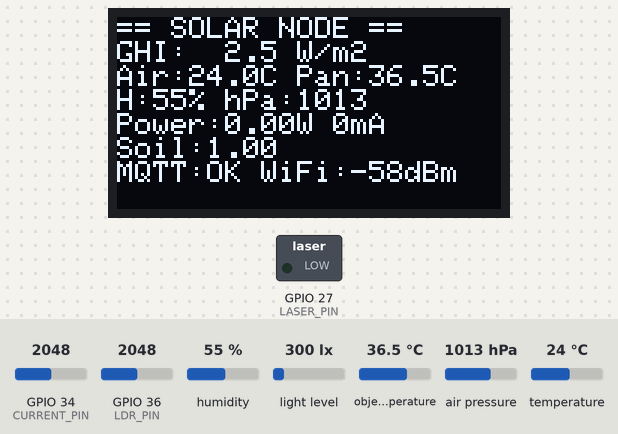
The sketch below on a simulated ESP32. Shown: 128×64 one-colour display, switched loads named in the sketch (green lamp = pin HIGH). Dashed ring = blinking. Inputs (shaded band) come from the test bench; at power-on: humidity 55 %, GPIO 34 (CURRENT_PIN) = 2048, light level 300 lx, object temperature 36.5 °C, air pressure 1013 hPa, GPIO 36 (LDR_PIN) = 2048, temperature 24 °C. WiFi joins after 1.5 s; servers stay silent unless stated; no MQTT or app messages arrive unless stated; what the sketch prints to the serial monitor is not drawn.

Above: at 6.2 s.
6.3 s: humidity set to 22 %
At 8.1 s:
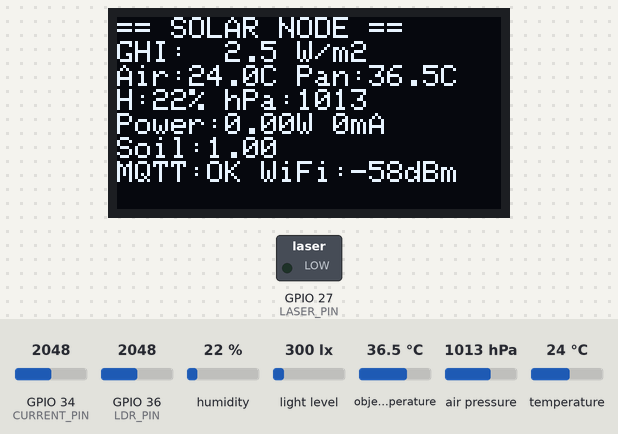
12.2 s: GPIO 34 (CURRENT_PIN) set to 2866
At 13.9 s:
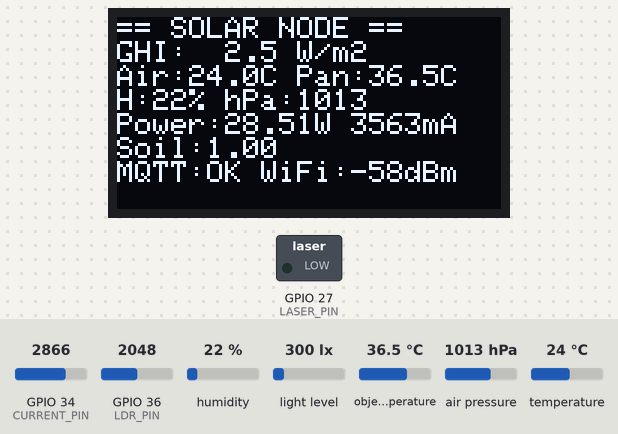
16.6 s: light level set to 40 lx
At 18.1 s:
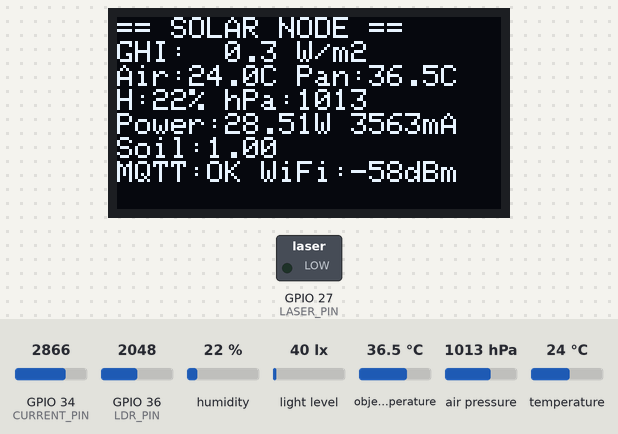
20.6 s: object temperature set to 20 °C
At 22.4 s:
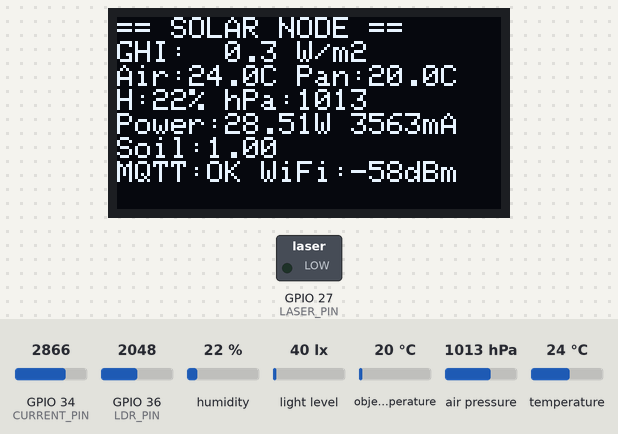
24.6 s: GPIO 34 (CURRENT_PIN) set to 3972
At 26.7 s:
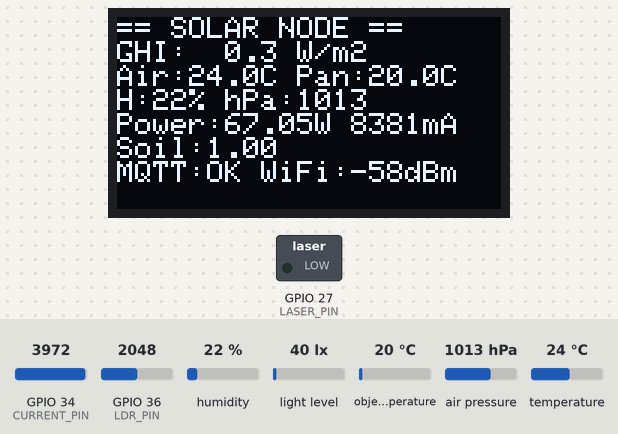
28.6 s: air pressure set to 952 hPa
At 29.7 s:
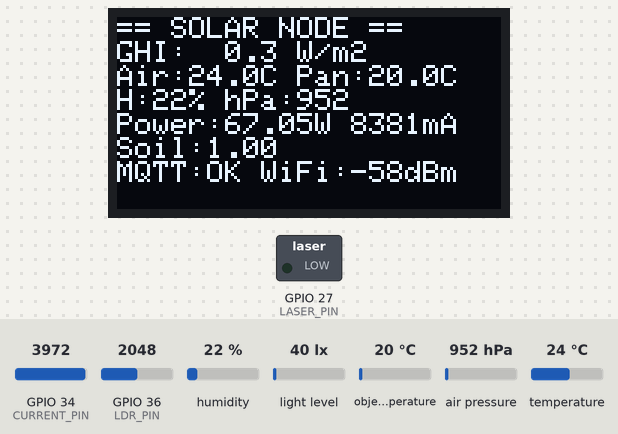
Timing chart, 0 to 33.6 s (numbered marks = the images above; inputs shaded):
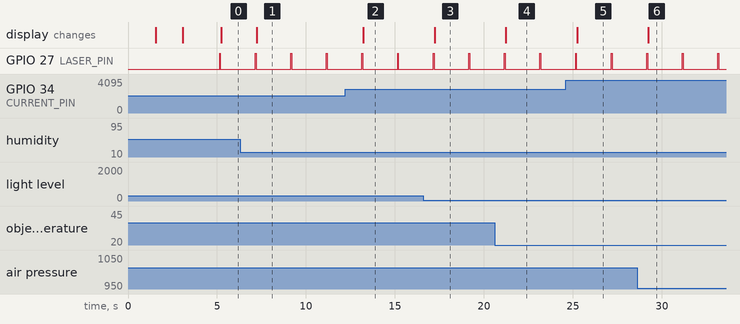

The sketch:

solar_node.ino
```cpp
// VidyutDrishti — Solar Node Firmware (WiFi + MQTT)
// Sensors: BH1750 + BME280 + GY-906 + ACS712 + Laser/LDR + OLED
// Publishes JSON to: vidyutdrishti/solar

#include <WiFi.h>
#include <PubSubClient.h>
#include <Wire.h>
#include <BH1750.h>
#include <Adafruit_BME280.h>
#include <Adafruit_MLX90614.h>
#include <Adafruit_SH110X.h>
#include <Adafruit_GFX.h>

// --- WiFi ---
const char* WIFI_SSID = "Dhaval 4G";
const char* WIFI_PASS = "Dhaval@4995";

// --- MQTT ---
const char* MQTT_BROKER = "192.168.29.61";
const int   MQTT_PORT = 1883;
const char* MQTT_TOPIC = "vidyutdrishti/solar";
const char* MQTT_CLIENT_ID = "solar_node_01";

// --- Pins ---
#define CURRENT_PIN     34
#define LDR_PIN         36
#define LASER_PIN       27
#define SCREEN_WIDTH    128
#define SCREEN_HEIGHT   64
#define OLED_ADDR       0x3C
#define OLED_RESET      -1

// --- ACS712 ---
float ACS_ZERO_V = 2.33;
const float ACS_SENSITIVITY = 0.185;
const float ADC_REF = 3.3;
const int ADC_MAX = 4095;
const float PANEL_VOLTAGE = 8.0;
const float LUX_TO_GHI = 1.0 / 120.0;

// --- Publish interval ---
const unsigned long PUBLISH_INTERVAL = 2000;
unsigned long lastPublish = 0;

// --- Objects ---
WiFiClient wifiClient;
PubSubClient mqtt(wifiClient);
BH1750 lightMeter;
Adafruit_BME280 bme;
Adafruit_MLX90614 mlx;
Adafruit_SH1106G display(SCREEN_WIDTH, SCREEN_HEIGHT, &Wire, OLED_RESET);

bool bh1750OK = false;
bool bme280OK = false;
bool mlxOK = false;
bool oledOK = false;

void connectWiFi() {
  Serial.printf("Connecting to WiFi: %s", WIFI_SSID);
  WiFi.mode(WIFI_STA);
  WiFi.begin(WIFI_SSID, WIFI_PASS);
  int attempts = 0;
  while (WiFi.status() != WL_CONNECTED && attempts < 20) {
    delay(500);
    Serial.print(".");
    attempts++;
  }
  if (WiFi.status() == WL_CONNECTED) {
    Serial.printf("\nWiFi connected! IP: %s\n", WiFi.localIP().toString().c_str());
  } else {
    Serial.println("\nWiFi FAILED - continuing offline");
  }
}

void connectMQTT() {
  if (mqtt.connected()) return;
  Serial.print("MQTT: connecting...");
  if (mqtt.connect(MQTT_CLIENT_ID)) {
    Serial.println("connected!");
  } else {
    Serial.printf("failed (rc=%d)\n", mqtt.state());
  }
}

void setup() {
  Serial.begin(115200);
  delay(500);
  pinMode(CURRENT_PIN, INPUT);
  pinMode(LDR_PIN, INPUT);
  pinMode(LASER_PIN, OUTPUT);
  digitalWrite(LASER_PIN, LOW);

  Wire.begin(21, 22);

  Serial.println("\n=== VIDYUTDRISHTI SOLAR NODE ===\n");

  // Auto-calibrate ACS712
  Serial.println("Calibrating ACS712...");
  long calSum = 0;
  for (int i = 0; i < 100; i++) {
    calSum += analogRead(CURRENT_PIN);
    delay(10);
  }
  ACS_ZERO_V = (calSum / 100.0) * ADC_REF / ADC_MAX;
  Serial.printf("ACS712 zero: %.4fV\n\n", ACS_ZERO_V);

  // Init sensors
  bh1750OK = lightMeter.begin(BH1750::CONTINUOUS_HIGH_RES_MODE);
  Serial.printf("BH1750:  %s\n", bh1750OK ? "OK (0x23)" : "FAIL");

  bme280OK = bme.begin(0x76);
  Serial.printf("BME280:  %s\n", bme280OK ? "OK (0x76)" : "FAIL");

  mlxOK = mlx.begin();
  Serial.printf("GY-906:  %s\n", mlxOK ? "OK (0x5A)" : "FAIL");

  oledOK = display.begin(OLED_ADDR, true);
  Serial.printf("OLED:    %s\n", oledOK ? "OK (0x3C)" : "FAIL");

  // WiFi + MQTT
  connectWiFi();
  mqtt.setServer(MQTT_BROKER, MQTT_PORT);

  if (oledOK) {
    display.clearDisplay();
    display.setTextSize(1);
    display.setTextColor(SH110X_WHITE);
    display.setCursor(0, 0);
    display.println("VidyutDrishti Solar");
    display.printf("WiFi: %s\n", WiFi.status() == WL_CONNECTED ? "OK" : "FAIL");
    display.printf("BH1750: %s\n", bh1750OK ? "OK" : "FAIL");
    display.printf("BME280: %s\n", bme280OK ? "OK" : "FAIL");
    display.printf("GY-906: %s\n", mlxOK ? "OK" : "FAIL");
    display.display();
    delay(2000);
  }

  Serial.println("\nPublishing every 2 seconds...\n");
}

void loop() {
  if (WiFi.status() != WL_CONNECTED) connectWiFi();
  if (!mqtt.connected()) connectMQTT();
  mqtt.loop();

  unsigned long now = millis();
  if (now - lastPublish < PUBLISH_INTERVAL) return;
  lastPublish = now;

  // --- BH1750 ---
  float lux = 0;
  if (bh1750OK) {
    lux = lightMeter.readLightLevel();
    if (lux < 0) lux = 0;
  }
  float ghi = lux * LUX_TO_GHI;

  // --- BME280 ---
  float temp = 0, hum = 0, pressure = 0;
  if (bme280OK) {
    temp = bme.readTemperature();
    hum = bme.readHumidity();
    pressure = bme.readPressure() / 100.0;
  }

  // --- GY-906 ---
  float panelTemp = 0;
  if (mlxOK) {
    panelTemp = mlx.readObjectTempC();
  }

  // --- ACS712 ---
  long sum = 0;
  for (int i = 0; i < 50; i++) {
    sum += analogRead(CURRENT_PIN);
    delayMicroseconds(200);
  }
  float acsV = (sum / 50.0) * ADC_REF / ADC_MAX;
  float current = (acsV - ACS_ZERO_V) / ACS_SENSITIVITY;
  if (current < 0.005) current = 0;
  float power = current * PANEL_VOLTAGE;

  // --- Soiling ---
  int baseline = 0;
  for (int i = 0; i < 5; i++) { baseline += analogRead(LDR_PIN); delayMicroseconds(200); }
  baseline /= 5;

  digitalWrite(LASER_PIN, HIGH);
  delay(50);
  int reflected = 0;
  for (int i = 0; i < 5; i++) { reflected += analogRead(LDR_PIN); delayMicroseconds(200); }
  reflected /= 5;
  digitalWrite(LASER_PIN, LOW);

  int diff = reflected - baseline;
  if (diff < 0) diff = 0;
  float soiling = 1.0 - ((float)diff / 2000.0);
  if (soiling < 0) soiling = 0;
  if (soiling > 1) soiling = 1;

  // --- Publish MQTT ---
  if (mqtt.connected()) {
    char json[256];
    snprintf(json, sizeof(json),
      "{\"lux\":%.0f,\"ghi\":%.2f,\"air_temp\":%.1f,\"panel_temp\":%.1f,"
      "\"humidity\":%.1f,\"pressure\":%.1f,\"current\":%.3f,\"power\":%.3f,\"soiling\":%.2f}",
      lux, ghi, temp, panelTemp, hum, pressure, current, power, soiling);
    mqtt.publish(MQTT_TOPIC, json);
    Serial.printf("MQTT> %s\n", json);
  }

  // --- OLED ---
  if (oledOK) {
    display.clearDisplay();
    display.setCursor(0, 0);

    display.println("== SOLAR NODE ==");
    display.printf("GHI:  %.1f W/m2\n", ghi);
    display.printf("Air:%.1fC Pan:%.1fC\n", temp, panelTemp);
    display.printf("H:%.0f%% hPa:%.0f\n", hum, pressure);
    display.printf("Power:%.2fW %.0fmA\n", power, current * 1000);
    display.printf("Soil:%.2f\n", soiling);
    display.printf("MQTT:%s WiFi:%ddBm", mqtt.connected() ? "OK" : "--", WiFi.RSSI());

    display.display();
  }
}
```

Measured:
- after the input at 6.3 s, the display: changes after 0.93 s (image 1)
- after the input at 12.2 s, the display: changes after 1.0 s (image 2)
- after the input at 16.6 s, the display: changes after 0.63 s (image 3)
- after the input at 20.6 s, the display: changes after 0.63 s (image 4)
- after the input at 24.6 s, the display: changes after 0.63 s (image 5)
- after the input at 28.6 s, the display: changes after 0.63 s (image 6)
- by itself, GPIO 27 (LASER_PIN): alternates HIGH for 0.05 s and LOW for 1.9 s
